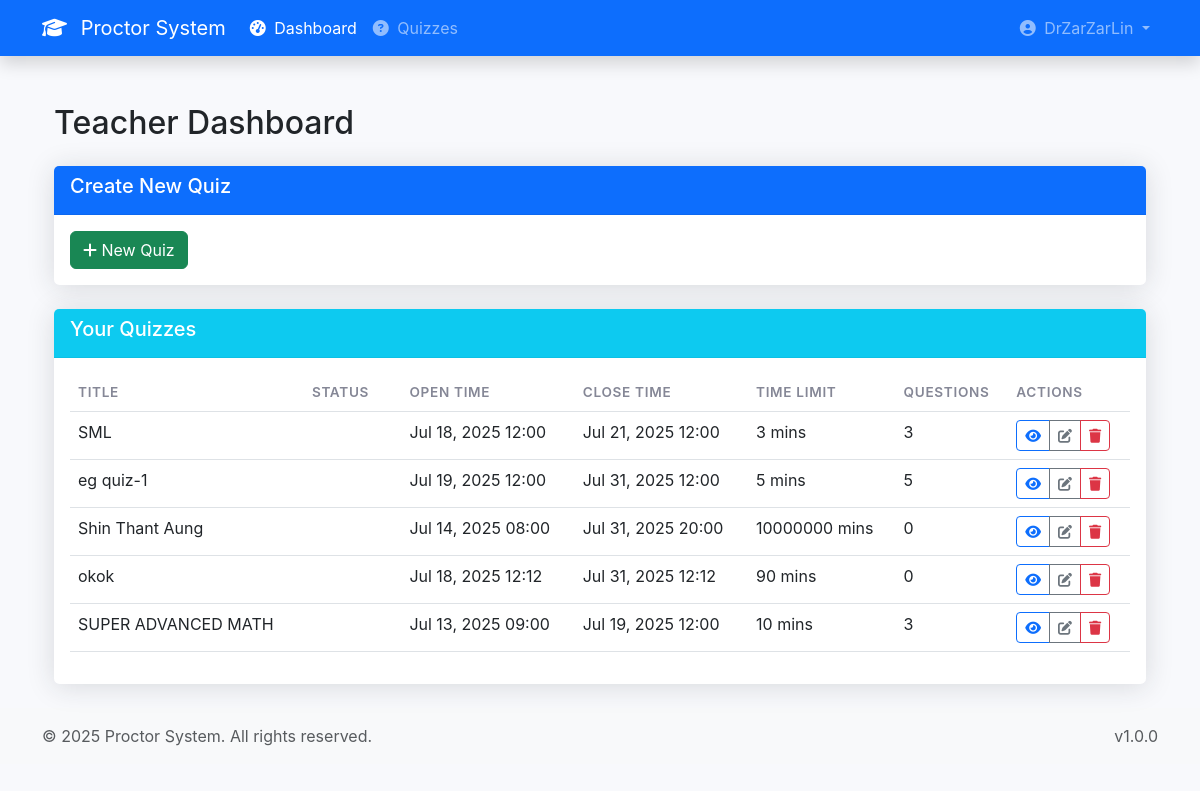
The app's page /teacher_dashboard/ (signed in) with its own data.
### proctor/models.py (models this page shows, shortened)
class Quiz(models.Model):
    question_count = models.IntegerField(default=0)
    created_at = models.DateTimeField(auto_now_add=True)
    title = models.CharField(max_length=200)
    description = models.TextField(blank=True, null=True)  # Added description field
    teacher = models.ForeignKey(
        User,
        on_delete=models.CASCADE,
        related_name='quizzes_created',
        limit_choices_to={'groups__name': 'Teachers'}  # Ensures only teachers can be assigned
    )
    open_time = models.DateTimeField()
    close_time = models.DateTimeField()
    time_limit = models.PositiveIntegerField(
        help_text="Time limit in minutes",
        validators=[MinValueValidator(1), MaxValueValidator(300)]  # Max 5 hours
    )
    updated_at = models.DateTimeField(auto_now=True)
    STATUS_CHOICES = [
        ('draft', 'Draft'),
        ('published', 'Published'),
        ('archived', 'Archived'),
    ]
    status = models.CharField(
        max_length=10,
        choices=STATUS_CHOICES,
        default='draft',
        db_index=True  # Better for filtering
    )
    class Meta:
        verbose_name_plural = "Quizzes"
        ordering = ['-created_at']  # Newest first by default
        constraints = [
            models.CheckConstraint(
                check=models.Q(close_time__gt=models.F('open_time')),
                name='close_time_after_open_time'
            )
        ]

### proctor/views.py (the view)
# urls.py: path('teacher_dashboard/', views.teacher_dashboard, name='teacher_dashboard'),
@login_required
def teacher_dashboard(request):
    if not is_teacher(request.user):
        messages.error(request, 'Access restricted to teachers.')
        return redirect('home')
    quizzes = Quiz.objects.filter(teacher=request.user).order_by('-created_at')
    return render(request, 'proctor/teacher_dashboard.html', {
        'quizzes': quizzes,
        'now': timezone.now()
    })

### proctor/views.py (called while the page is built)
def is_teacher(user):
    return user.groups.filter(name='Teachers').exists()

### proctor/templates/proctor/teacher_dashboard.html (shortened to what this page needs)
{% extends 'base.html' %}
{% block content %}
<div class="container">
    <h2 class="my-4">Teacher Dashboard</h2>
    <div class="card mb-4">
        <div class="card-header bg-primary text-white">
            <h5>Create New Quiz</h5>
        </div>
        <div class="card-body">
            <a href="{% url 'create_quiz' %}" class="btn btn-success">
                <i class="fas fa-plus"></i> New Quiz
            </a>
        </div>
    </div>
    <div class="card">
        <div class="card-header bg-info text-white">
            <h5>Your Quizzes</h5>
        </div>
        <div class="card-body">
            {% if quizzes %}
            <div class="table-responsive">
                <table class="table table-hover">
                    <thead class="thead-light">
                        <tr>
                            <th>Title</th>
                            <th>Status</th>
                            <th>Open Time</th>
                            <th>Close Time</th>
                            <th>Time Limit</th>
                            <th>Questions</th>
                            <th>Actions</th>
                        </tr>
                    </thead>
                    <tbody>
                        {% for quiz in quizzes %}
                        <tr>
                            <td>{{ quiz.title }}</td>
                            <td>
                                <span class="badge badge-{% if quiz.status == 'published' %}success{% else %}warning{% endif %}">
                                </span>
                            </td>
                            <td>{{ quiz.open_time|date:"M d, Y H:i" }}</td>
                            <td>{{ quiz.close_time|date:"M d, Y H:i" }}</td>
                            <td>{{ quiz.time_limit }} mins</td>
                            <td>{{ quiz.questions.count }}</td>
                            <td>
                                <div class="btn-group btn-group-sm">
                                    <a href="#" class="btn btn-outline-primary" title="View">
                                        <i class="fas fa-eye"></i>
                                    </a>
                                    <a href="#" class="btn btn-outline-secondary" title="Edit">
                                        <i class="fas fa-edit"></i>
                                    </a>
                                    <a href="#" class="btn btn-outline-danger" title="Delete">
                                        <i class="fas fa-trash"></i>
                                    </a>
                                </div>
                            </td>
                        </tr>
                        {% endfor %}
                    </tbody>
                </table>
            </div>
            {% else %}
            <div class="alert alert-info">
                You haven't created any quizzes yet. Click "New Quiz" to get started!
            </div>
            {% endif %}
        </div>
    </div>
</div>
{% endblock %}

### templates/base.html (shortened to what this page needs)
<!DOCTYPE html>
<html lang="en">
<head>
    <link href="https://cdn.jsdelivr.net/npm/bootstrap@5.3.0/dist/css/bootstrap.min.css" rel="stylesheet">
    <link rel="stylesheet" href="https://cdnjs.cloudflare.com/ajax/libs/font-awesome/6.4.0/css/all.min.css">
</head>
<body>
{% if user.is_authenticated %}
<nav class="navbar navbar-expand-lg navbar-dark bg-primary shadow">
    <div class="container">
        <a class="navbar-brand" href="{% url 'teacher_dashboard' %}">
            <i class="fas fa-graduation-cap me-2"></i>
            Proctor System
        </a>
        <div class="collapse navbar-collapse" id="navbarNav">
            <ul class="navbar-nav me-auto">
                <li class="nav-item">
                    <a class="nav-link active" href="{% url 'teacher_dashboard' %}">
                        <i class="fas fa-tachometer-alt me-1"></i>
                        Dashboard
                    </a>
                </li>
                <li class="nav-item">
                    <a class="nav-link" href="#">
                        <i class="fas fa-question-circle me-1"></i>
                        Quizzes
                    </a>
                </li>
            </ul>
            <ul class="navbar-nav ms-auto">
                <li class="nav-item dropdown">
                    <a class="nav-link dropdown-toggle" href="#" id="userDropdown" role="button" data-bs-toggle="dropdown">
                        <i class="fas fa-user-circle me-1"></i>
                        {{ request.user.get_full_name|default:request.user.username }}
                    </a>
                </li>
            </ul>
        </div>
    </div>
</nav>
{% endif %}
<div class="container py-4">
    {% block content %}{% endblock %}
</div>
{% if user.is_authenticated %}
<footer class="footer py-3 bg-light mt-auto">
    <div class="container">
        <div class="row align-items-center">
            <div class="col-lg-6 text-lg-start text-center">
                <span class="text-muted">&copy; {% now "Y" %} Proctor System. All rights reserved.</span>
            </div>
            <div class="col-lg-6 text-lg-end text-center">
                <span class="text-muted">v1.0.0</span>
            </div>
        </div>
    </div>
</footer>
{% endif %}
</body>
</html>

### templates/base.html (style rules this page uses)
:root { --primary: #4e73df; --secondary: #858796; --success: #1cc88a; --info: #36b9cc; --warning: #f6c23e; --danger: #e74a3b; --light: #f8f9fc; --dark: #5a5c69; }
body { background-color: #f8f9fc; font-family: 'Nunito', -apple-system, BlinkMacSystemFont, 'Segoe UI', Roboto, 'Helvetica Neue', Arial, sans-serif; }
.navbar { box-shadow: 0 0.15rem 1.75rem 0 rgba(58, 59, 69, 0.15); }
.card { box-shadow: 0 0.15rem 1.75rem 0 rgba(33, 40, 50, 0.15); border: none; border-radius: 0.35rem; }
.card-header { font-weight: 600; border-bottom: 1px solid rgba(0, 0, 0, 0.05); }
.table thead th { border-top: none; font-weight: 600; text-transform: uppercase; font-size: 0.85rem; letter-spacing: 0.05em; color: var(--secondary); }
.badge { font-weight: 500; padding: 0.35em 0.65em; }

### records on screen
Quiz: title "SML", open_time "Jul 18, 2025 12:00", close_time "Jul 21, 2025 12:00", time_limit "3", questions.count "3"
Quiz: title "eg quiz-1", open_time "Jul 19, 2025 12:00", close_time "Jul 31, 2025 12:00", time_limit "5", questions.count "5"
Quiz: title "Shin Thant Aung", open_time "Jul 14, 2025 08:00", close_time "Jul 31, 2025 20:00", time_limit "10000000", questions.count "0"
Quiz: title "okok", open_time "Jul 18, 2025 12:12", close_time "Jul 31, 2025 12:12", time_limit "90", questions.count "0"
Quiz: title "SUPER ADVANCED MATH", open_time "Jul 13, 2025 09:00", close_time "Jul 19, 2025 12:00", time_limit "10", questions.count "3"

### other values on screen
{{ request.user.get_full_name|default:request.user.username }} "DrZarZarLin"
